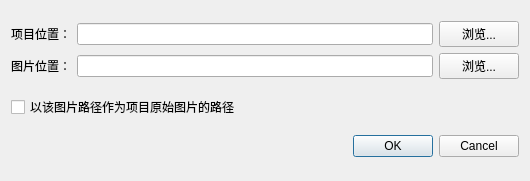
<?xml version="1.0" encoding="UTF-8"?>
<ui version="4.0">
 <class>OpenProjectAsDialog</class>
 <widget class="QDialog" name="OpenProjectAsDialog">
  <property name="geometry">
   <rect>
    <x>0</x>
    <y>0</y>
    <width>530</width>
    <height>181</height>
   </rect>
  </property>
  <property name="windowTitle">
   <string>Dialog</string>
  </property>
  <layout class="QVBoxLayout" name="verticalLayout">
   <item>
    <layout class="QGridLayout" name="gridLayout">
     <item row="0" column="0">
      <widget class="QLabel" name="label">
       <property name="text">
        <string>项目位置：</string>
       </property>
      </widget>
     </item>
     <item row="1" column="3">
      <widget class="QPushButton" name="image_location_btn">
       <property name="text">
        <string>浏览...</string>
       </property>
      </widget>
     </item>
     <item row="0" column="2">
      <widget class="QLineEdit" name="project_location_edit"/>
     </item>
     <item row="1" column="0">
      <widget class="QLabel" name="label_2">
       <property name="text">
        <string>图片位置：</string>
       </property>
      </widget>
     </item>
     <item row="0" column="3">
      <widget class="QPushButton" name="project_location_btn">
       <property name="text">
        <string>浏览...</string>
       </property>
      </widget>
     </item>
     <item row="1" column="2">
      <widget class="QLineEdit" name="image_location_edit"/>
     </item>
    </layout>
   </item>
   <item>
    <widget class="QCheckBox" name="change_img_location_checkbox">
     <property name="text">
      <string>以该图片路径作为项目原始图片的路径</string>
     </property>
    </widget>
   </item>
   <item>
    <widget class="QDialogButtonBox" name="buttonBox">
     <property name="standardButtons">
      <set>QDialogButtonBox::Cancel|QDialogButtonBox::Ok</set>
     </property>
    </widget>
   </item>
  </layout>
 </widget>
 <resources/>
 <connections/>
</ui>
